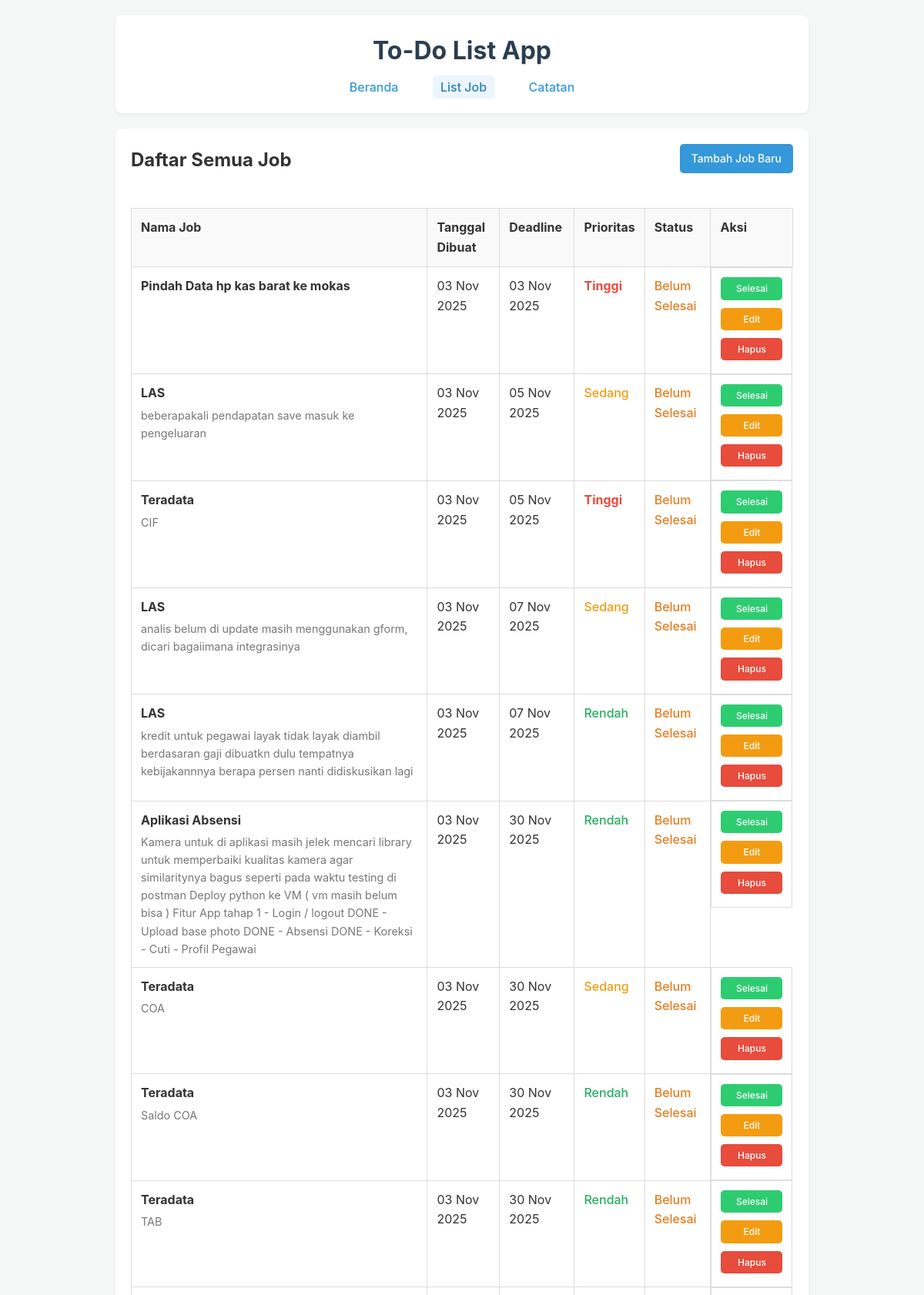
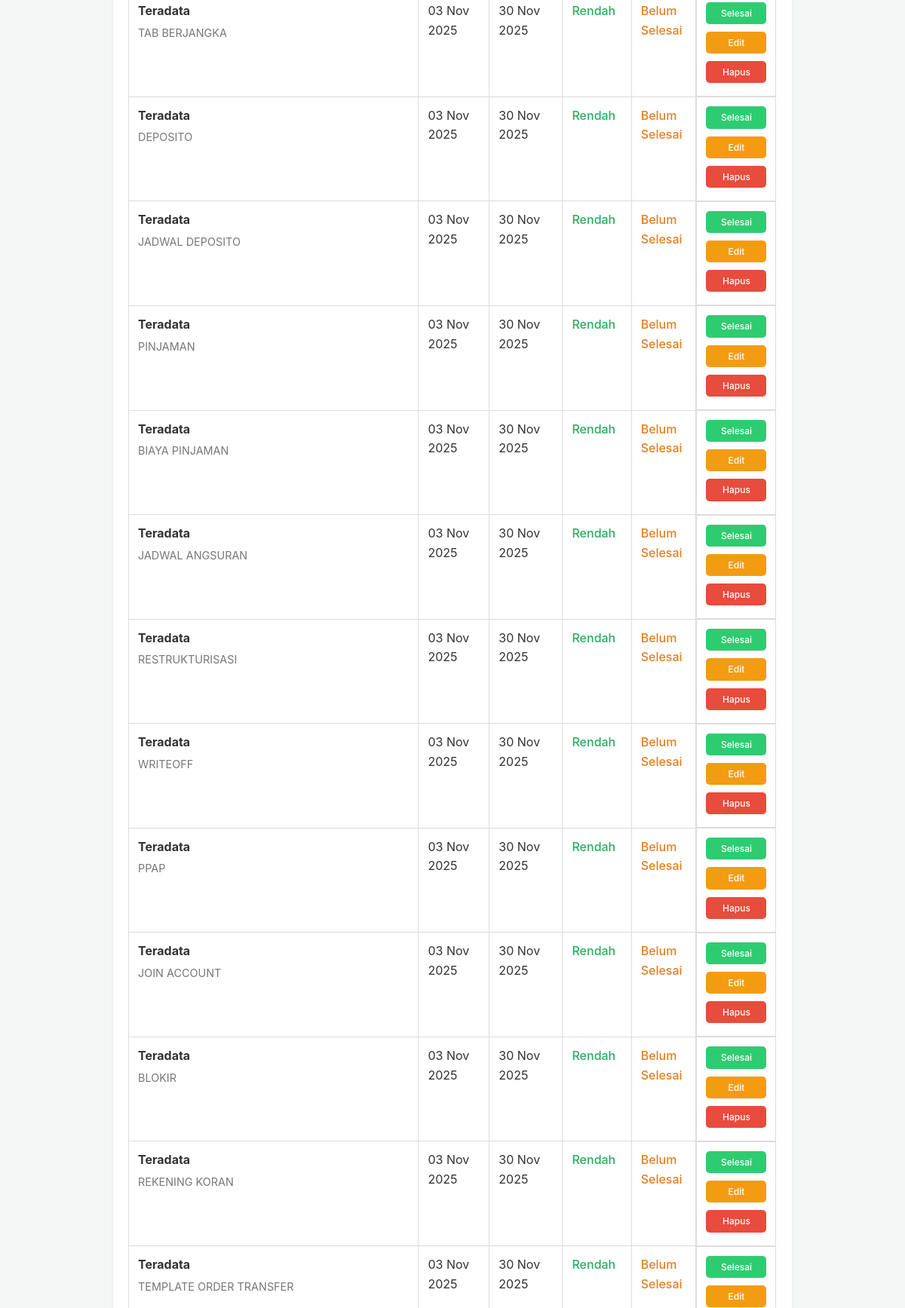
Page /list_job.php (upper part) on the committed database (2 pictures, top to bottom).
### tables this page shows
CREATE TABLE `tugas` (
  `id` int NOT NULL,
  `nama_job` varchar(255) NOT NULL,
  `deskripsi` text,
  `tanggal_dibuat` date NOT NULL DEFAULT (curdate()),
  `deadline` date NOT NULL,
  `prioritas` int NOT NULL DEFAULT '1',
  `status` tinyint(1) NOT NULL DEFAULT '0'
);

### connection.php (called while the page is built, shortened)
<?php
function getPrioritasText($level) {
    switch ($level) {
        case 3:
            return 'Tinggi';
        case 2:
            return 'Sedang';
        case 1:
        default:
            return 'Rendah';
    }
}
?>

### list_job.php (the view, shortened to what this page needs)
<?php
require_once 'connection.php';
$stmt = $pdo->query("SELECT * FROM tugas ORDER BY status ASC, deadline ASC");
$list_tugas = $stmt->fetchAll();
?>
<!DOCTYPE html>
<html lang="id">
<head>
    <link rel="stylesheet" href="style.css">
</head>
<body>
    <div class="container">
        <header>
            <h1>To-Do List App</h1>
            <nav>
                <a href="index.php">Beranda</a>
                <a href="list_job.php" class="active">List Job</a>
                <a href="note.php">Catatan</a>
            </nav>
        </header>
        <main>
            <div class="header-list">
                <h2>Daftar Semua Job</h2>
                <a href="form.php" class="btn btn-primary">Tambah Job Baru</a>
            </div>
            <div class="table-container">
                <table>
                    <thead>
                        <tr>
                            <th>Nama Job</th>
                            <th>Tanggal Dibuat</th>
                            <th>Deadline</th>
                            <th>Prioritas</th>
                            <th>Status</th>
                            <th>Aksi</th>
                        </tr>
                    </thead>
                    <tbody>
                        <?php if (count($list_tugas) > 0): ?>
                            <?php foreach ($list_tugas as $tugas): ?>
                                <tr class="<?php echo ($tugas['status'] == 1) ? 'job-selesai' : ''; ?>">
                                    <td>
                                        <strong><?php echo htmlspecialchars($tugas['nama_job']); ?></strong>
                                        <?php if (!empty($tugas['deskripsi'])): ?>
                                            <span class="job-description">
                                                <?php echo htmlspecialchars($tugas['deskripsi']); ?>
                                            </span>
                                        <?php endif; ?>
                                    </td>
                                    <td><?php echo date('d M Y', strtotime($tugas['tanggal_dibuat'])); ?></td>
                                    <td><?php echo date('d M Y', strtotime($tugas['deadline'])); ?></td>
                                    <td>
                                        <span class="prioritas-<?php echo $tugas['prioritas']; ?>">
                                            <?php echo getPrioritasText($tugas['prioritas']); ?>
                                        </span>
                                    </td>
                                    <td>
                                        <?php if ($tugas['status'] == 1): ?>
                                            <span class="status-selesai">Selesai</span>
                                        <?php else: ?>
                                            <span class="status-belum">Belum Selesai</span>
                                        <?php endif; ?>
                                    </td>
                                    <td class="aksi">
                                        <?php if ($tugas['status'] == 0): ?>
                                            <a href="status.php?id=<?php echo $tugas['id']; ?>" class="btn btn-selesai">Selesai</a>
                                        <?php else: ?>
                                            <a href="status.php?id=<?php echo $tugas['id']; ?>" class="btn btn-batal">Batal</a>
                                        <?php endif; ?>
                                        <a href="form.php?id=<?php echo $tugas['id']; ?>" class="btn btn-edit">Edit</a>
                                        <a href="delete.php?id=<?php echo $tugas['id']; ?>" class="btn btn-hapus" onclick="return confirm('Apakah Anda yakin ingin menghapus job ini?');">Hapus</a>
                                    </td>
                                </tr>
                            <?php endforeach; ?>
                        <?php endif; ?>
                    </tbody>
                </table>
            </div>
        </main>
    </div>
</body>
</html>

### style.css (style rules this page uses)
body { font-family: -apple-system, BlinkMacSystemFont, "Segoe UI", Roboto, Helvetica, Arial, sans-serif; margin: 0; background-color: #f4f7f6; color: #333; line-height: 1.6; }
.container { max-width: 900px; margin: 20px auto; padding: 0 20px; }
header { background-color: #ffffff; padding: 20px; border-radius: 8px; box-shadow: 0 2px 4px rgba(0,0,0,0.05); margin-bottom: 20px; }
header h1 { margin: 0; color: #2c3e50; text-align: center; }
header nav { text-align: center; margin-top: 10px; }
header nav a { text-decoration: none; color: #3498db; font-weight: 500; margin: 0 15px; padding: 5px 10px; border-radius: 5px; transition: background-color 0.2s; }
header nav a.active, header nav a:hover { background-color: #ecf5fd; color: #2980b9; }
main { background-color: #ffffff; padding: 20px; border-radius: 8px; box-shadow: 0 2px 4px rgba(0,0,0,0.05); }
.header-list { display: flex; justify-content: space-between; align-items: center; margin-bottom: 20px; flex-wrap: wrap; }
.header-list h2 { margin: 0; }
.btn { text-decoration: none; padding: 8px 15px; border-radius: 5px; border: none; cursor: pointer; font-size: 14px; font-weight: 500; transition: opacity 0.2s; text-align: center; display: inline-block; margin-bottom: 5px; }
.btn-primary { background-color: #3498db; color: #ffffff; }
.btn-edit { background-color: #f39c12; color: #ffffff; font-size: 12px; padding: 5px 10px; }
.btn-hapus { background-color: #e74c3c; color: #ffffff; font-size: 12px; padding: 5px 10px; }
.btn-selesai { background-color: #2ecc71; color: #ffffff; font-size: 12px; padding: 5px 10px; }
.table-container { overflow-x: auto; }
table { width: 100%; border-collapse: collapse; margin-top: 20px; }
th, td { padding: 12px; border: 1px solid #ddd; text-align: left; vertical-align: top; }
th { background-color: #f9f9f9; }
td.aksi { display: flex; flex-direction: column; gap: 5px; width: 80px; }
td .job-description { display: block; font-size: 0.9em; color: #777; margin-top: 4px; }
.prioritas-1 { color: #27ae60; font-weight: 500; }
.prioritas-2 { color: #f39c12; font-weight: 500; }
.prioritas-3 { color: #e74c3c; font-weight: 700; }
.status-belum { color: #e67e22; font-weight: 500; }

### rows in the picture
tugas: nama_job "Pindah Data hp kas barat ke mokas", tanggal_dibuat "03 Nov 2025", deadline "03 Nov 2025", prioritas "Tinggi", status "Belum Selesai"
tugas: nama_job "LAS", deskripsi "beberapakali pendapatan save masuk ke pengeluaran", tanggal_dibuat "03 Nov 2025", deadline "05 Nov 2025", prioritas "Sedang", status "Belum Selesai"
tugas: nama_job "Teradata", deskripsi "CIF", tanggal_dibuat "03 Nov 2025", deadline "05 Nov 2025", prioritas "Tinggi", status "Belum Selesai"
tugas: nama_job "LAS", deskripsi "analis belum di update masih menggunakan gform, dicari bagaiimana integrasinya", tanggal_dibuat "03 Nov 2025", deadline "07 Nov 2025", prioritas "Sedang", status "Belum Selesai"
tugas: nama_job "LAS", deskripsi "kredit untuk pegawai layak tidak layak diambil berdasaran gaji dibuatkn dulu tempatnya kebijakannnya berapa persen nanti didiskusikan lagi", tanggal_dibuat "03 Nov 2025", deadline "07 Nov 2025", prioritas "Rendah", status "Belum Selesai"
tugas: nama_job "Aplikasi Absensi", deskripsi "Kamera untuk di aplikasi masih jelek mencari library untuk memperbaiki kualitas kamera agar similaritynya bagus seperti pada waktu testing di postman Deploy python ke VM ( vm masih belum bisa ) Fitur App tahap 1 - Login / logout DONE - Upload base photo DONE - Absensi DONE - Koreksi - Cuti - Profil Pegawai", tanggal_dibuat "03 Nov 2025", deadline "30 Nov 2025", prioritas "Rendah", status "Belum Selesai"
tugas: nama_job "Teradata", deskripsi "COA", tanggal_dibuat "03 Nov 2025", deadline "30 Nov 2025", prioritas "Sedang", status "Belum Selesai"
tugas: nama_job "Teradata", deskripsi "Saldo COA", tanggal_dibuat "03 Nov 2025", deadline "30 Nov 2025", prioritas "Rendah", status "Belum Selesai"
tugas: nama_job "Teradata", deskripsi "TAB", tanggal_dibuat "03 Nov 2025", deadline "30 Nov 2025", prioritas "Rendah", status "Belum Selesai"
tugas: nama_job "Teradata", deskripsi "TAB BERJANGKA", tanggal_dibuat "03 Nov 2025", deadline "30 Nov 2025", prioritas "Rendah", status "Belum Selesai"
tugas: nama_job "Teradata", deskripsi "DEPOSITO", tanggal_dibuat "03 Nov 2025", deadline "30 Nov 2025", prioritas "Rendah", status "Belum Selesai"
tugas: nama_job "Teradata", deskripsi "JADWAL DEPOSITO", tanggal_dibuat "03 Nov 2025", deadline "30 Nov 2025", prioritas "Rendah", status "Belum Selesai"
tugas: nama_job "Teradata", deskripsi "PINJAMAN", tanggal_dibuat "03 Nov 2025", deadline "30 Nov 2025", prioritas "Rendah", status "Belum Selesai"
tugas: nama_job "Teradata", deskripsi "BIAYA PINJAMAN", tanggal_dibuat "03 Nov 2025", deadline "30 Nov 2025", prioritas "Rendah", status "Belum Selesai"
tugas: nama_job "Teradata", deskripsi "JADWAL ANGSURAN", tanggal_dibuat "03 Nov 2025", deadline "30 Nov 2025", prioritas "Rendah", status "Belum Selesai"
tugas: nama_job "Teradata", deskripsi "RESTRUKTURISASI", tanggal_dibuat "03 Nov 2025", deadline "30 Nov 2025", prioritas "Rendah", status "Belum Selesai"
tugas: nama_job "Teradata", deskripsi "WRITEOFF", tanggal_dibuat "03 Nov 2025", deadline "30 Nov 2025", prioritas "Rendah", status "Belum Selesai"
tugas: nama_job "Teradata", deskripsi "PPAP", tanggal_dibuat "03 Nov 2025", deadline "30 Nov 2025", prioritas "Rendah", status "Belum Selesai"
tugas: nama_job "Teradata", deskripsi "JOIN ACCOUNT", tanggal_dibuat "03 Nov 2025", deadline "30 Nov 2025", prioritas "Rendah", status "Belum Selesai"
tugas: nama_job "Teradata", deskripsi "BLOKIR", tanggal_dibuat "03 Nov 2025", deadline "30 Nov 2025", prioritas "Rendah", status "Belum Selesai"
tugas: nama_job "Teradata", deskripsi "REKENING KORAN", tanggal_dibuat "03 Nov 2025", deadline "30 Nov 2025", prioritas "Rendah", status "Belum Selesai"
tugas: nama_job "Teradata", deskripsi "TEMPLATE ORDER TRANSFER", tanggal_dibuat "03 Nov 2025", deadline "30 Nov 2025", prioritas "Rendah", status "Belum Selesai"
